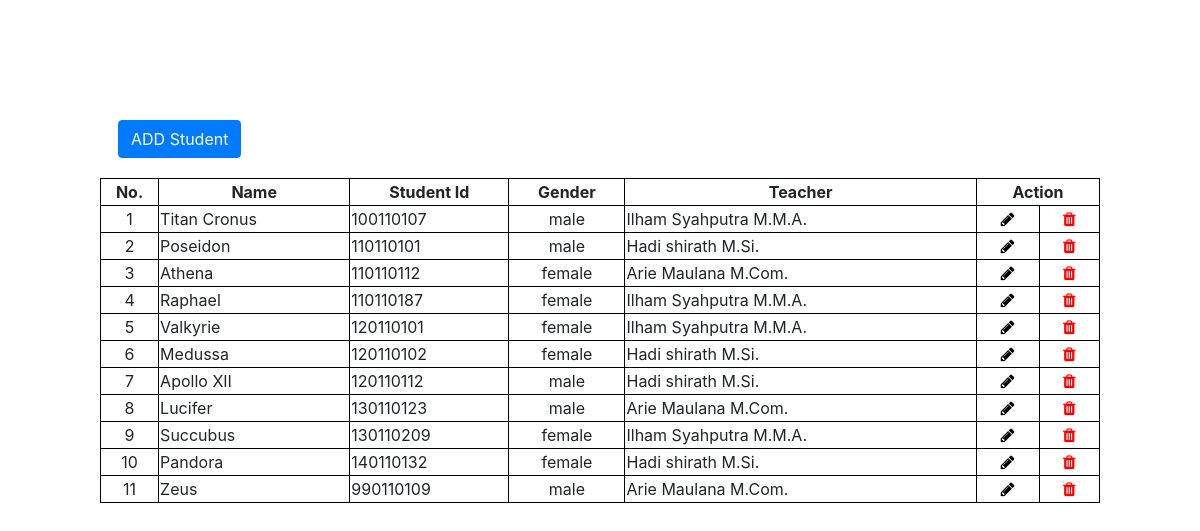
The page / on the database its author committed.
### tables this page shows
CREATE TABLE `student` (
  `id` int(11) NOT NULL,
  `name` varchar(255) NOT NULL,
  `student_id` text NOT NULL,
  `gender` enum('male','female') NOT NULL,
  `teacher_id` int(11) NOT NULL
);

CREATE TABLE `teacher` (
  `id` int(11) NOT NULL,
  `name` varchar(255) NOT NULL,
  `teacher_id` text NOT NULL
);

### displayAll.php (the view)
<?php
    include "conn.php";
    $sql = "SELECT student.id AS stdid, student.name, student_id, gender, teacher.name AS teacher
            FROM student INNER JOIN teacher ON
            student.teacher_id = teacher.id ORDER BY student_id";
    $result = $conn->query($sql);
    if ($result->num_rows > 0){
       ?> <table style="width:100%;">
        <tr>
        <th >No.</th>
        <th >Name</th>
        <th >Student Id</th>
        <th >Gender</th>
        <th >Teacher</th>
        <th colspan="2">Action</th>
    </tr>
    <?php
        $i = 1;
            while($row = $result->fetch_assoc()) { ?>
                <tr >
                    <td class="cntr"><?php echo $i?></td>
                    <td ><?php echo $row["name"]?></td>
                    <td ><?php echo $row["student_id"]?></td>
                    <td class="cntr"><?php echo $row["gender"]?></td>
                    <td ><?php echo $row["teacher"]?></td>
                    <td class="cntr">
                        <a class="edit" href="edit.php?id=<?php echo $row['stdid']?>">
                            <i class="fa fa-pencil" aria-hidden="true"></i>
                        </a>
                    </td>
                    <td class="cntr">
                        <a class="trash" href="delete.php?id=<?php echo $row['stdid']?>">
                            <i class="fa fa-trash" aria-hidden="true"></i>
                        </a>
                    </td>
                </tr>
    <?php   ++$i;
            }
    echo "</table>";
        }
        else{
            echo "<h3 style='text-align:center;'>Empty Database</h3>";
        }
    ?>

### index.php (shortened to what this page needs)
<!doctype html>
<html lang="en">
  <head>
    <link rel="stylesheet" href="https://stackpath.bootstrapcdn.com/bootstrap/4.4.1/css/bootstrap.min.css">
    <link rel="stylesheet" href="https://cdnjs.cloudflare.com/ajax/libs/font-awesome/4.7.0/css/font-awesome.min.css">
  </head>
  <body>
    <div class="main">
        <div class="myBtn">
            <a href="add.php">
                <button type="button" class="btn btn-primary">
                    ADD Student
                </button>
            </a>
        </div>
        <?php include "displayAll.php";?>
    </div>
  </body>
</html>

### index.php (style rules this page uses)
.main { padding: 100px; }
table, th, td { border: 1px solid black; border-collapse: collapse; }
th, .cntr { text-align: center; }
.myBtn { padding: 20px 18px; }
.edit { padding: 3px 8px; color: black; }
.trash { padding: 3px 8px; color: red; }

### rows shown on the page
student: name "Titan Cronus", student "100110107", gender "male", teacher.name "Ilham Syahputra M.M.A."
student: name "Poseidon", student "110110101", gender "male", teacher.name "Hadi shirath M.Si."
student: name "Athena", student "110110112", gender "female", teacher.name "Arie Maulana M.Com."
student: name "Raphael", student "110110187", gender "female", teacher.name "Ilham Syahputra M.M.A."
student: name "Valkyrie", student "120110101", gender "female", teacher.name "Ilham Syahputra M.M.A."
student: name "Medussa", student "120110102", gender "female", teacher.name "Hadi shirath M.Si."
student: name "Apollo XII", student "120110112", gender "male", teacher.name "Hadi shirath M.Si."
student: name "Lucifer", student "130110123", gender "male", teacher.name "Arie Maulana M.Com."
student: name "Succubus", student "130110209", gender "female", teacher.name "Ilham Syahputra M.M.A."
student: name "Pandora", student "140110132", gender "female", teacher.name "Hadi shirath M.Si."
student: name "Zeus", student "990110109", gender "male", teacher.name "Arie Maulana M.Com."
